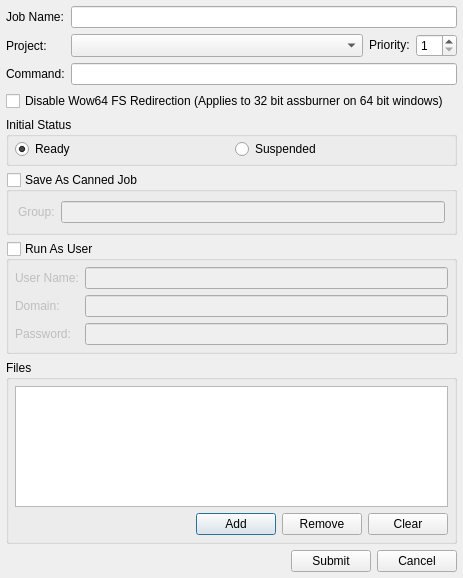
<ui version="4.0" >
 <class>BatchSubmitDialogUI</class>
 <widget class="QDialog" name="BatchSubmitDialogUI" >
  <property name="geometry" >
   <rect>
    <x>0</x>
    <y>0</y>
    <width>463</width>
    <height>578</height>
   </rect>
  </property>
  <layout class="QVBoxLayout" >
   <property name="spacing" >
    <number>6</number>
   </property>
   <property name="margin" >
    <number>6</number>
   </property>
   <item>
    <layout class="QGridLayout" >
     <property name="margin" >
      <number>0</number>
     </property>
     <property name="spacing" >
      <number>6</number>
     </property>
     <item row="1" column="1" >
      <layout class="QHBoxLayout" >
       <property name="spacing" >
        <number>6</number>
       </property>
       <property name="margin" >
        <number>0</number>
       </property>
       <item>
        <widget class="ProjectCombo" name="mProjectCombo" >
         <property name="sizePolicy" >
          <sizepolicy vsizetype="Ignored" hsizetype="MinimumExpanding" >
           <horstretch>0</horstretch>
           <verstretch>0</verstretch>
          </sizepolicy>
         </property>
        </widget>
       </item>
       <item>
        <widget class="QLabel" name="label_3" >
         <property name="text" >
          <string>&lt;html>&lt;head>&lt;meta name="qrichtext" content="1" />&lt;/head>&lt;body style=" white-space: pre-wrap; font-family:MS Shell Dlg; font-weight:400; font-style:normal; text-decoration:none;">&lt;p style=" margin-top:0px; margin-bottom:0px; margin-left:0px; margin-right:0px; -qt-block-indent:0; text-indent:0px;">Priority:&lt;/p>&lt;/body>&lt;/html></string>
         </property>
        </widget>
       </item>
       <item>
        <widget class="QSpinBox" name="mPrioritySpin" >
         <property name="minimum" >
          <number>1</number>
         </property>
        </widget>
       </item>
      </layout>
     </item>
     <item row="0" column="1" >
      <widget class="QLineEdit" name="mJobNameEdit" />
     </item>
     <item row="0" column="0" >
      <widget class="QLabel" name="label_2" >
       <property name="text" >
        <string>&lt;html>&lt;head>&lt;meta name="qrichtext" content="1" />&lt;/head>&lt;body style=" white-space: pre-wrap; font-family:MS Shell Dlg; font-weight:400; font-style:normal; text-decoration:none;">&lt;p style=" margin-top:0px; margin-bottom:0px; margin-left:0px; margin-right:0px; -qt-block-indent:0; text-indent:0px;">Job Name:&lt;/p>&lt;/body>&lt;/html></string>
       </property>
      </widget>
     </item>
     <item row="1" column="0" >
      <widget class="QLabel" name="mProjectLabel" >
       <property name="text" >
        <string>Project:</string>
       </property>
      </widget>
     </item>
     <item row="2" column="0" >
      <widget class="QLabel" name="label" >
       <property name="text" >
        <string>&lt;html>&lt;head>&lt;meta name="qrichtext" content="1" />&lt;/head>&lt;body style=" white-space: pre-wrap; font-family:Sans Serif; font-size:9pt; font-weight:400; font-style:normal; text-decoration:none;">&lt;p style=" margin-top:0px; margin-bottom:0px; margin-left:0px; margin-right:0px; -qt-block-indent:0; text-indent:0px; font-family:MS Shell Dlg;">Command:&lt;/p>&lt;/body>&lt;/html></string>
       </property>
      </widget>
     </item>
     <item row="2" column="1" >
      <widget class="QLineEdit" name="mCommandEdit" />
     </item>
    </layout>
   </item>
   <item>
    <widget class="QCheckBox" name="mDisableWow64FsRedirectionCheck" >
     <property name="whatsThis" >
      <string>Wow64 Filesystem redirection redirects c:\windows\system32 to c:\windows\syswow64 for all 32 bit applications.  When 32 bit assburner is running on 64 bit windows this option is used to run 64 bit cmd.exe, regedit.exe, or other windows application that reside in the real c:\windows\system32\.</string>
     </property>
     <property name="text" >
      <string>Disable Wow64 FS Redirection (Applies to 32 bit assburner on 64 bit windows)</string>
     </property>
    </widget>
   </item>
   <item>
    <widget class="QGroupBox" name="groupBox" >
     <property name="title" >
      <string>Initial Status</string>
     </property>
     <layout class="QHBoxLayout" >
      <property name="leftMargin" >
       <number>6</number>
      </property>
      <property name="topMargin" >
       <number>2</number>
      </property>
      <property name="rightMargin" >
       <number>6</number>
      </property>
      <property name="bottomMargin" >
       <number>4</number>
      </property>
      <item>
       <widget class="QRadioButton" name="mStatusReadyRadio" >
        <property name="text" >
         <string>Ready</string>
        </property>
        <property name="checked" >
         <bool>true</bool>
        </property>
       </widget>
      </item>
      <item>
       <widget class="QRadioButton" name="mStatusSuspendedRadio" >
        <property name="text" >
         <string>Suspended</string>
        </property>
       </widget>
      </item>
     </layout>
    </widget>
   </item>
   <item>
    <widget class="QGroupBox" name="mCannedBatchGroup" >
     <property name="title" >
      <string>Save As Canned Job</string>
     </property>
     <property name="checkable" >
      <bool>true</bool>
     </property>
     <property name="checked" >
      <bool>false</bool>
     </property>
     <layout class="QHBoxLayout" >
      <property name="spacing" >
       <number>6</number>
      </property>
      <property name="margin" >
       <number>9</number>
      </property>
      <item>
       <widget class="QLabel" name="label_8" >
        <property name="text" >
         <string>Group:</string>
        </property>
       </widget>
      </item>
      <item>
       <widget class="QLineEdit" name="mCannedBatchGroupEdit" />
      </item>
     </layout>
    </widget>
   </item>
   <item>
    <widget class="QGroupBox" name="mRunAsUserGroup" >
     <property name="sizePolicy" >
      <sizepolicy vsizetype="Maximum" hsizetype="Preferred" >
       <horstretch>0</horstretch>
       <verstretch>0</verstretch>
      </sizepolicy>
     </property>
     <property name="title" >
      <string>Run As User</string>
     </property>
     <property name="checkable" >
      <bool>true</bool>
     </property>
     <property name="checked" >
      <bool>false</bool>
     </property>
     <layout class="QGridLayout" >
      <property name="margin" >
       <number>6</number>
      </property>
      <property name="spacing" >
       <number>6</number>
      </property>
      <item row="2" column="1" >
       <widget class="QLineEdit" name="mPassword" >
        <property name="echoMode" >
         <enum>QLineEdit::Password</enum>
        </property>
       </widget>
      </item>
      <item row="1" column="1" >
       <widget class="QLineEdit" name="mDomain" />
      </item>
      <item row="0" column="1" >
       <widget class="QLineEdit" name="mUserName" />
      </item>
      <item row="2" column="0" >
       <widget class="QLabel" name="label_6" >
        <property name="text" >
         <string>Password:</string>
        </property>
       </widget>
      </item>
      <item row="1" column="0" >
       <widget class="QLabel" name="label_5" >
        <property name="text" >
         <string>Domain:</string>
        </property>
       </widget>
      </item>
      <item row="0" column="0" >
       <widget class="QLabel" name="label_4" >
        <property name="text" >
         <string>User Name:</string>
        </property>
       </widget>
      </item>
     </layout>
    </widget>
   </item>
   <item>
    <widget class="QGroupBox" name="mFilesGroup" >
     <property name="title" >
      <string>Files</string>
     </property>
     <layout class="QVBoxLayout" >
      <property name="spacing" >
       <number>6</number>
      </property>
      <property name="margin" >
       <number>6</number>
      </property>
      <item>
       <widget class="QListWidget" name="mFilesList" />
      </item>
      <item>
       <layout class="QHBoxLayout" >
        <property name="spacing" >
         <number>6</number>
        </property>
        <property name="margin" >
         <number>0</number>
        </property>
        <item>
         <spacer>
          <property name="orientation" >
           <enum>Qt::Horizontal</enum>
          </property>
          <property name="sizeHint" stdset="0" >
           <size>
            <width>40</width>
            <height>20</height>
           </size>
          </property>
         </spacer>
        </item>
        <item>
         <widget class="QPushButton" name="mAddButton" >
          <property name="text" >
           <string>Add</string>
          </property>
         </widget>
        </item>
        <item>
         <widget class="QPushButton" name="mRemoveButton" >
          <property name="text" >
           <string>Remove</string>
          </property>
         </widget>
        </item>
        <item>
         <widget class="QPushButton" name="mClearButton" >
          <property name="text" >
           <string>Clear</string>
          </property>
         </widget>
        </item>
       </layout>
      </item>
     </layout>
    </widget>
   </item>
   <item>
    <layout class="QHBoxLayout" >
     <property name="spacing" >
      <number>6</number>
     </property>
     <property name="margin" >
      <number>0</number>
     </property>
     <item>
      <spacer>
       <property name="orientation" >
        <enum>Qt::Horizontal</enum>
       </property>
       <property name="sizeHint" stdset="0" >
        <size>
         <width>40</width>
         <height>20</height>
        </size>
       </property>
      </spacer>
     </item>
     <item>
      <widget class="QPushButton" name="mSubmitButton" >
       <property name="text" >
        <string>Submit</string>
       </property>
      </widget>
     </item>
     <item>
      <widget class="QPushButton" name="mCancelButton" >
       <property name="text" >
        <string>Cancel</string>
       </property>
      </widget>
     </item>
    </layout>
   </item>
  </layout>
 </widget>
 <customwidgets>
  <customwidget>
   <class>ProjectCombo</class>
   <extends>QComboBox</extends>
   <header>projectcombo.h</header>
  </customwidget>
 </customwidgets>
 <resources/>
 <connections>
  <connection>
   <sender>mSubmitButton</sender>
   <signal>clicked()</signal>
   <receiver>BatchSubmitDialogUI</receiver>
   <slot>accept()</slot>
   <hints>
    <hint type="sourcelabel" >
     <x>351</x>
     <y>524</y>
    </hint>
    <hint type="destinationlabel" >
     <x>215</x>
     <y>436</y>
    </hint>
   </hints>
  </connection>
  <connection>
   <sender>mCancelButton</sender>
   <signal>clicked()</signal>
   <receiver>BatchSubmitDialogUI</receiver>
   <slot>reject()</slot>
   <hints>
    <hint type="sourcelabel" >
     <x>432</x>
     <y>524</y>
    </hint>
    <hint type="destinationlabel" >
     <x>312</x>
     <y>438</y>
    </hint>
   </hints>
  </connection>
 </connections>
</ui>
